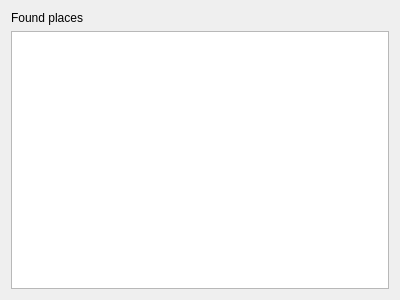
<ui version="4.0" >
 <class>weatherAddPlace</class>
 <widget class="QWidget" name="weatherAddPlace" >
  <property name="geometry" >
   <rect>
    <x>0</x>
    <y>0</y>
    <width>400</width>
    <height>300</height>
   </rect>
  </property>
  <property name="sizePolicy" >
   <sizepolicy vsizetype="Minimum" hsizetype="Expanding" >
    <horstretch>0</horstretch>
    <verstretch>0</verstretch>
   </sizepolicy>
  </property>
  <property name="windowTitle" >
   <string>Found Places</string>
  </property>
  <layout class="QVBoxLayout" >
   <item>
    <widget class="QLabel" name="label" >
     <property name="text" >
      <string>Found places</string>
     </property>
    </widget>
   </item>
   <item>
    <widget class="QTreeView" name="foundPlacesTreeView" >
     <property name="editTriggers" >
      <set>QAbstractItemView::NoEditTriggers</set>
     </property>
     <property name="alternatingRowColors" >
      <bool>true</bool>
     </property>
     <property name="selectionMode" >
      <enum>QAbstractItemView::MultiSelection</enum>
     </property>
     <property name="rootIsDecorated" >
      <bool>false</bool>
     </property>
     <property name="itemsExpandable" >
      <bool>false</bool>
     </property>
     <property name="sortingEnabled" >
      <bool>true</bool>
     </property>
     <property name="animated" >
      <bool>true</bool>
     </property>
    </widget>
   </item>
  </layout>
 </widget>
 <resources/>
 <connections/>
</ui>
